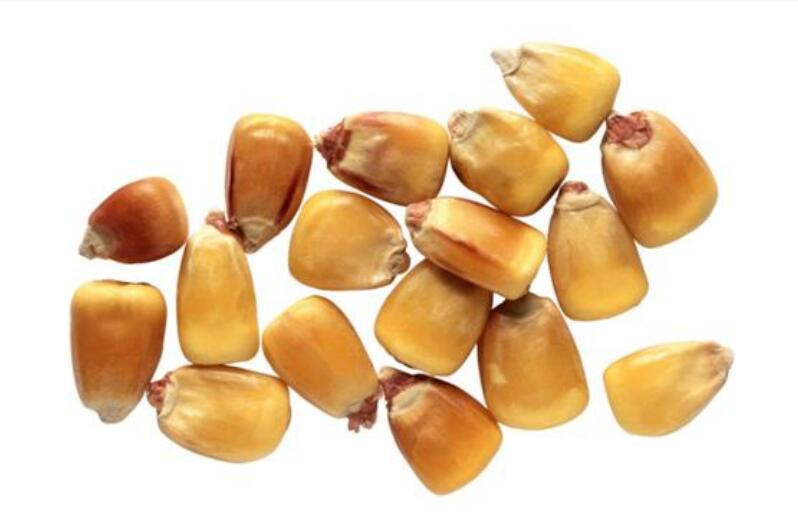
//> input picture example/python/images/4.jpg, 798 x 522 px, given in place of 4.png, which was not available
$ ./4   (built with g++ and OpenCV 4)
//> lines starting //> are read from the running program, lines starting //| are printed output that depends on the picture; after the words box and inside, x2 and y2 are one past the last pixel; in counts of white or black regions, pixels touching at a corner belong together; pictures that were not available may be replaced by others from this repository, and a replacement may not be noted
#include <opencv2/opencv.hpp>
#include <iostream>
#include <math.h>

using namespace cv;
using namespace std;


int main(int argc, char** argv) {
	Mat gray_src, binary, dst;
	Mat src = imread("4.png");
//> src is the input picture: 522 rows x 798 cols, CV_8UC3; mean B, G, R 179.9, 209.3, 234.2
	if (src.empty()) {
		printf("could not load image...\n");
		return -1;
	}
	namedWindow("input image", CV_WINDOW_AUTOSIZE);
	imshow("input image", src);
	cvtColor(src, gray_src, COLOR_BGR2GRAY);
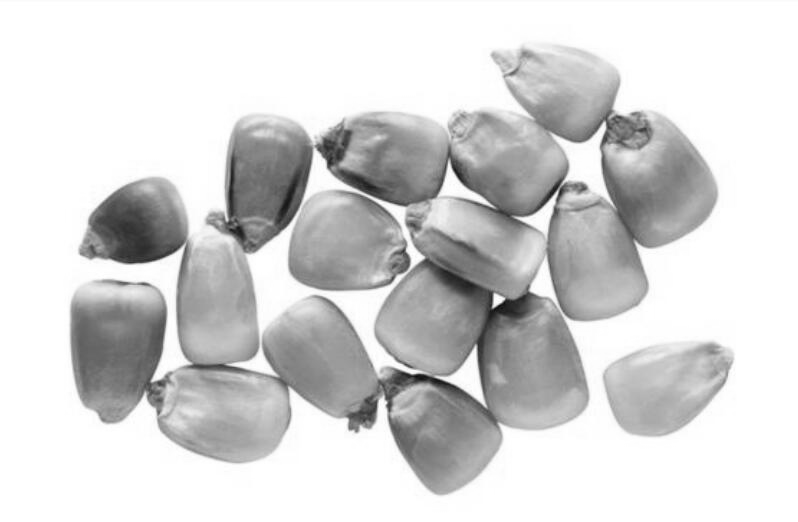
//> gray_src: 522 rows x 798 cols, CV_8UC1; min 12, max 255, mean 213.4

	// ��ֵ�ָ�
	threshold(gray_src, binary, 0, 255, THRESH_BINARY | THRESH_TRIANGLE);
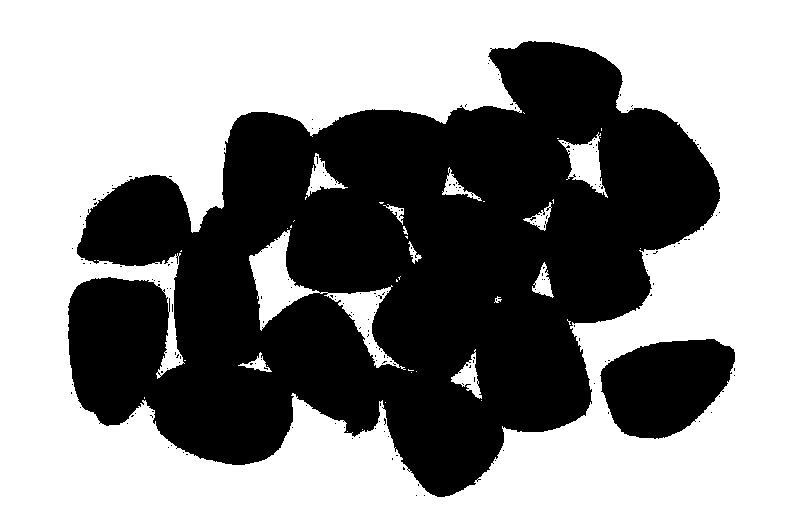
//> binary: 522 rows x 798 cols, CV_8UC1; 56.7% white; 190 black regions (188 under 20 px), largest, box (x1, y1, x2, y2) and area: (68, 41, 720, 497) 170253, (600, 339, 735, 439) 9792
	imshow("binary image", binary);

	// ��̬ѧ����
	Mat kernel = getStructuringElement(MORPH_RECT, Size(3, 3), Point(-1, -1));
	dilate(binary, binary, kernel, Point(-1, -1), 1);
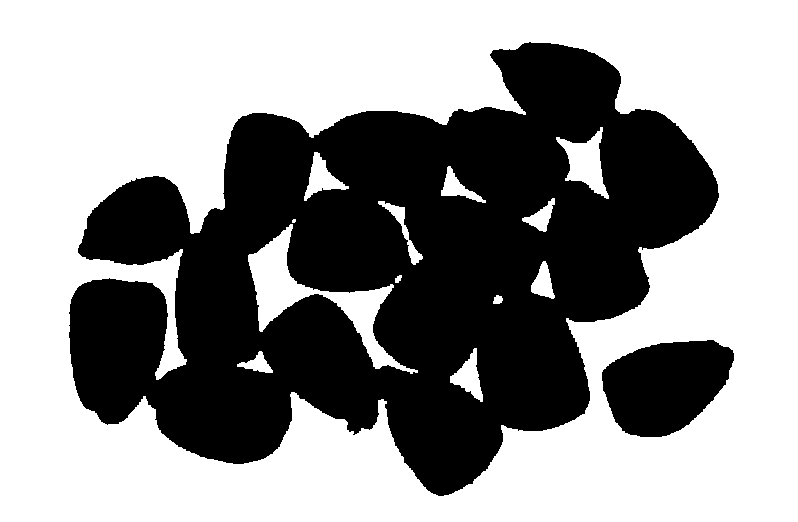
//> binary: 522 rows x 798 cols, CV_8UC1; 58.4% white; 2 black regions, box (x1, y1, x2, y2) and area: (69, 42, 719, 496) 163860, (602, 340, 734, 437) 9314
	imshow("dilate image", binary);

	// ����任
	Mat dist;
	bitwise_not(binary, binary);
	distanceTransform(binary, dist, CV_DIST_L2, 3);
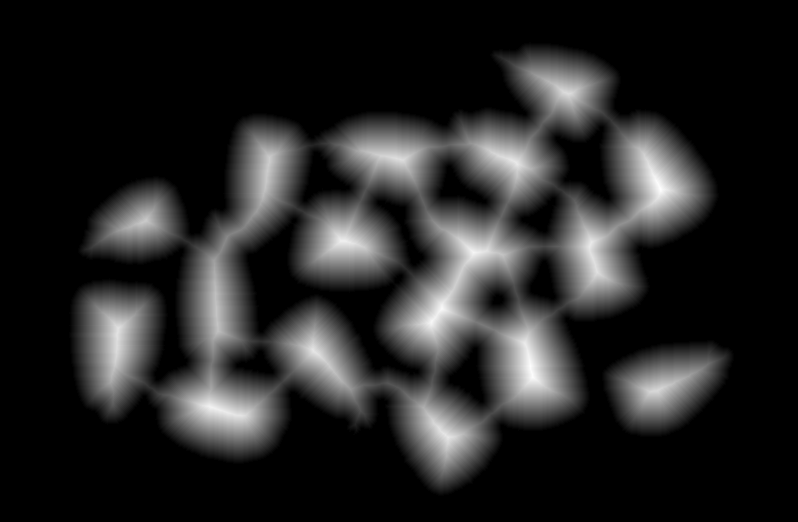
//> dist: 522 rows x 798 cols, CV_32FC1; min 0, max 52.15, mean 7.7; drawn with min black and max white
	normalize(dist, dist, 0, 1.0, NORM_MINMAX);
	imshow("dist image", dist);

	// ��ֵ����ֵ�ָ�
	Mat dist_8u;
	dist.convertTo(dist_8u, CV_8U);
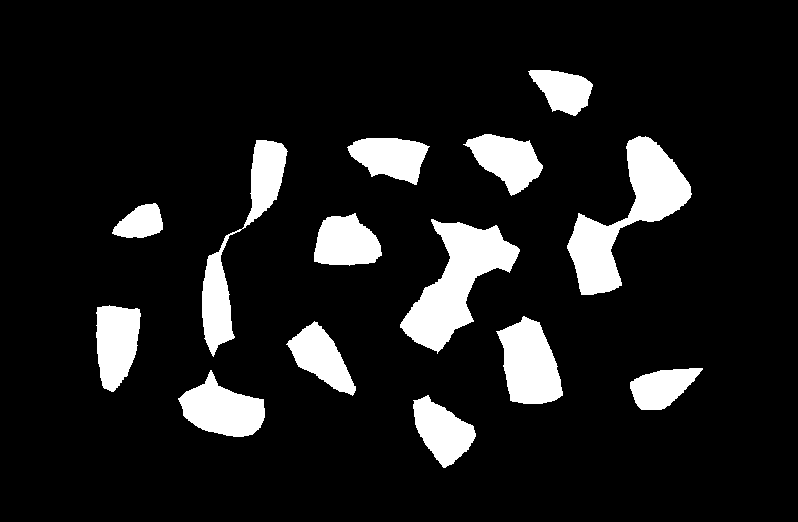
//> dist_8u: 522 rows x 798 cols, CV_8UC1; values 0 (black) and 1 (white), 11.2% white; 14 white regions, largest, box (x1, y1, x2, y2) and area: (567, 136, 692, 295) 7071, (400, 219, 520, 354) 6780, (202, 140, 288, 357) 4530
	adaptiveThreshold(dist_8u, dist_8u, 255, ADAPTIVE_THRESH_GAUSSIAN_C, THRESH_BINARY, 85, 0.0);
	kernel = getStructuringElement(MORPH_RECT, Size(3, 3), Point(-1, -1));
	dilate(dist_8u, dist_8u, kernel, Point(-1, -1), 2);
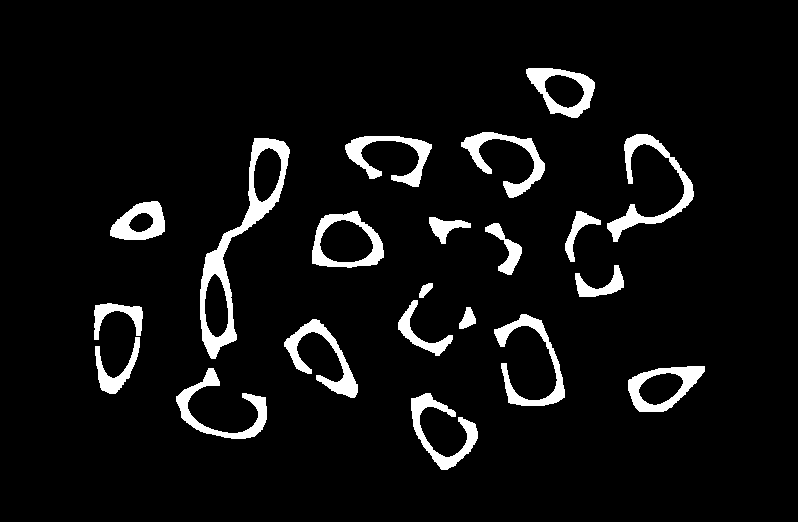
//> dist_8u: 522 rows x 798 cols, CV_8UC1; 6.2% white; 21 white regions
	imshow("dist-binary", dist_8u);

	// ��ͨ�������
	vector<vector<Point>> contours;
	findContours(dist_8u, contours, CV_RETR_EXTERNAL, CHAIN_APPROX_SIMPLE);
//> contours = 21 contours; largest, box (x1, y1, x2, y2) and area: (200, 138, 290, 359) 5570, (312, 211, 384, 268) 3066, (628, 366, 705, 412) 2340, (526, 68, 595, 118) 2241, (607, 134, 694, 242) 1749

	// draw result
	Mat markers = Mat::zeros(src.size(), CV_8UC3);
	RNG rng(12345);
	for (size_t t = 0; t < contours.size(); t++) {
		drawContours(markers, contours, static_cast<int>(t), Scalar(rng.uniform(0, 255), rng.uniform(0, 255), rng.uniform(0, 255)),
			-1, 8, Mat());
	}
//> this loop made 21 passes
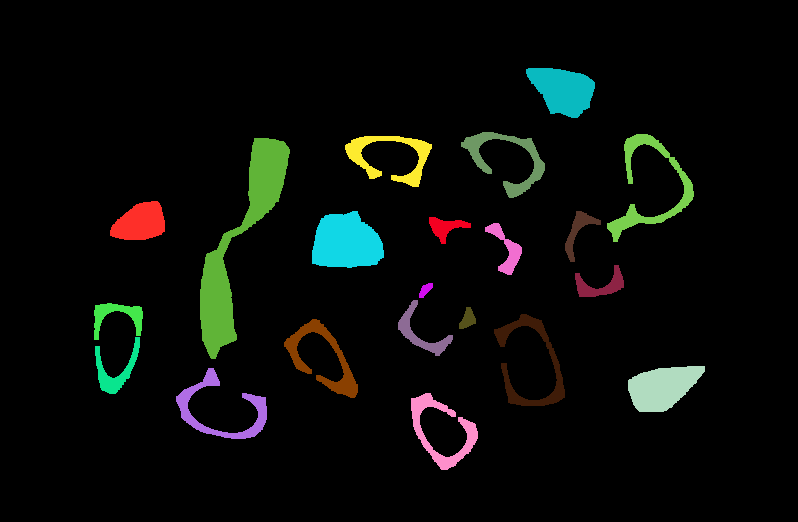
//> markers: 522 rows x 798 cols, CV_8UC3; mean B, G, R 8.8, 11.8, 9.4
	printf("number of corns : %d", contours.size());
//| number of corns : 21
	imshow("Final result", markers);

	waitKey(0);
	return 0;
}

$ run again, with example/python/images/3.jpg copied over example/python/images/4.jpg
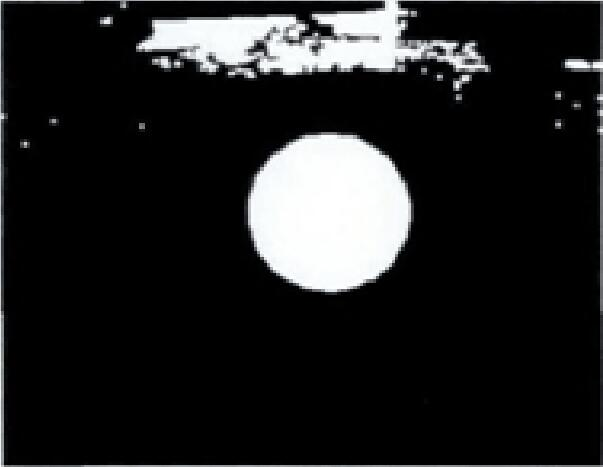
//> input picture example/python/images/3.jpg, 603 x 467 px, given in place of 4.png, which was not available
//> src is the input picture: 467 rows x 603 cols, CV_8UC3; mean B, G, R 33.4, 33.1, 32.7
//> `threshold(gray_src, binary, 0, 255, THRESH_BINARY | THRESH_TRIANGLE);`:
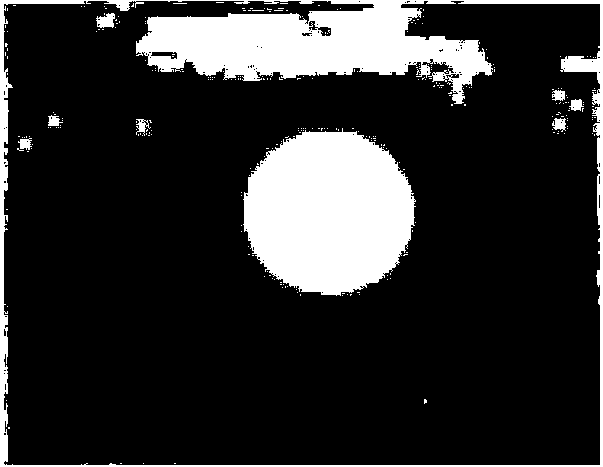
//> binary: 467 rows x 603 cols, CV_8UC1; 17.9% white; 288 white regions (279 under 20 px), largest, box (x1, y1, x2, y2) and area: (0, 0, 603, 467) 26985, (243, 128, 416, 296) 22049, (96, 13, 115, 28) 200
//> contours = 28 contours, 3 with area under 20; largest, box (x1, y1, x2, y2) and area: (332, 355, 376, 399) 663, (483, 370, 534, 399) 547, (472, 159, 505, 191) 482, (426, 302, 458, 346) 440, (71, 182, 118, 215) 438
//> the loop `for (size_t t = 0; t < contours.size(); t++)` made 28 passes
//> after the loop `for (size_t t = 0; t < contours.size(); t++)`:
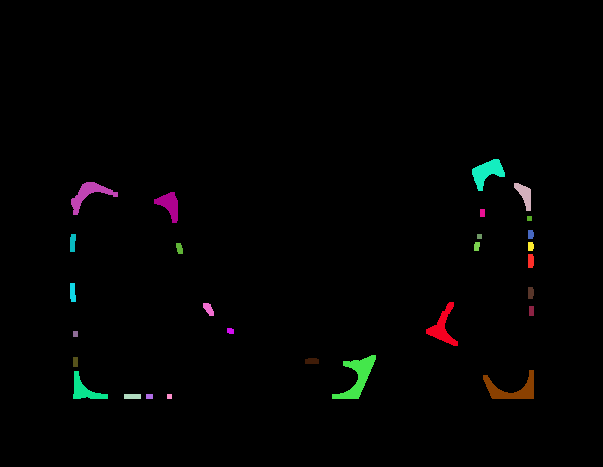
//> markers: 467 rows x 603 cols, CV_8UC3; mean B, G, R 2, 2.3, 2.3
//| number of corns : 28
